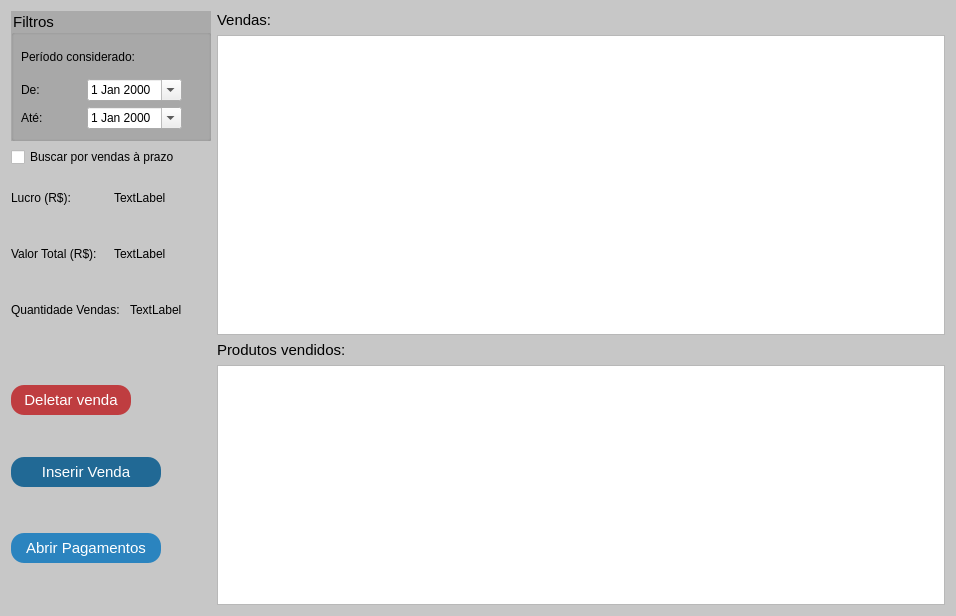
<?xml version="1.0" encoding="UTF-8"?>
<ui version="4.0">
 <class>Vendas</class>
 <widget class="QWidget" name="Vendas">
  <property name="geometry">
   <rect>
    <x>0</x>
    <y>0</y>
    <width>956</width>
    <height>616</height>
   </rect>
  </property>
  <property name="sizePolicy">
   <sizepolicy hsizetype="Fixed" vsizetype="Fixed">
    <horstretch>0</horstretch>
    <verstretch>0</verstretch>
   </sizepolicy>
  </property>
  <property name="minimumSize">
   <size>
    <width>252</width>
    <height>320</height>
   </size>
  </property>
  <property name="maximumSize">
   <size>
    <width>16777215</width>
    <height>16777215</height>
   </size>
  </property>
  <property name="acceptDrops">
   <bool>false</bool>
  </property>
  <property name="windowTitle">
   <string>Vendas - QEstoqueLoja</string>
  </property>
  <property name="styleSheet">
   <string notr="true">

#Vendas{
background-color: rgb(199, 199, 199);

}
QPushButton{
background-color: rgb(43, 132, 191);
color: rgb(255, 255, 255);
font-size: 15px;
border-radius: 13px;

}
QPushButton:disabled{
	
	
	background-color: rgb(154, 153, 150);
}

QPushButton:hover{
	background-color: rgb(13, 92, 161);
}
QPushButton:pressed{
	
color: rgb(255, 255, 255);
	background-color: rgb(153, 193, 241);
font-size: 15px;
border-radius: 13px;
}
QGroupBox{
background-color:rgb(170, 170, 170);
	font: 700 9pt &quot;Segoe UI&quot;;
	font-size: 15px;
}
</string>
  </property>
  <layout class="QGridLayout" name="gridLayout">
   <item row="2" column="0">
    <layout class="QVBoxLayout" name="verticalLayout_3">
     <item>
      <layout class="QHBoxLayout" name="horizontalLayout">
       <item>
        <widget class="QLabel" name="label">
         <property name="styleSheet">
          <string notr="true">font: 700 9pt &quot;Segoe UI&quot;;</string>
         </property>
         <property name="text">
          <string>Lucro (R$):</string>
         </property>
        </widget>
       </item>
       <item>
        <widget class="QLabel" name="Lbl_Lucro">
         <property name="text">
          <string>TextLabel</string>
         </property>
        </widget>
       </item>
      </layout>
     </item>
     <item>
      <layout class="QHBoxLayout" name="horizontalLayout_2">
       <item>
        <widget class="QLabel" name="label_2">
         <property name="styleSheet">
          <string notr="true">font: 700 9pt &quot;Segoe UI&quot;;</string>
         </property>
         <property name="text">
          <string>Valor Total (R$):</string>
         </property>
        </widget>
       </item>
       <item>
        <widget class="QLabel" name="Lbl_Total">
         <property name="text">
          <string>TextLabel</string>
         </property>
        </widget>
       </item>
      </layout>
     </item>
     <item>
      <layout class="QHBoxLayout" name="horizontalLayout_3">
       <item>
        <widget class="QLabel" name="label_5">
         <property name="styleSheet">
          <string notr="true">font: 700 9pt &quot;Segoe UI&quot;;</string>
         </property>
         <property name="text">
          <string>Quantidade Vendas: </string>
         </property>
        </widget>
       </item>
       <item>
        <widget class="QLabel" name="Lbl_Quantidade">
         <property name="text">
          <string>TextLabel</string>
         </property>
        </widget>
       </item>
      </layout>
     </item>
    </layout>
   </item>
   <item row="3" column="0">
    <layout class="QVBoxLayout" name="verticalLayout_5">
     <item>
      <widget class="QPushButton" name="Btn_DeletarVenda">
       <property name="sizePolicy">
        <sizepolicy hsizetype="Fixed" vsizetype="Fixed">
         <horstretch>0</horstretch>
         <verstretch>0</verstretch>
        </sizepolicy>
       </property>
       <property name="minimumSize">
        <size>
         <width>120</width>
         <height>30</height>
        </size>
       </property>
       <property name="maximumSize">
        <size>
         <width>120</width>
         <height>22</height>
        </size>
       </property>
       <property name="styleSheet">
        <string notr="true">#Btn_DeletarVenda{
background-color:rgb(191, 61, 64);
}
#Btn_DeletarVenda:hover{
background-color: rgb(139, 44, 47);
}
#Btn_DeletarVenda:pressed{
background-color:rgb(255, 96, 99)

}</string>
       </property>
       <property name="text">
        <string>Deletar venda</string>
       </property>
       <property name="icon">
        <iconset resource="Imagens/recursosImg.qrc">
         <normaloff>:/QEstoqueLOja/amarok-cart-remove.svg</normaloff>:/QEstoqueLOja/amarok-cart-remove.svg</iconset>
       </property>
       <property name="iconSize">
        <size>
         <width>20</width>
         <height>20</height>
        </size>
       </property>
      </widget>
     </item>
     <item>
      <widget class="QPushButton" name="Btn_InserirVenda">
       <property name="sizePolicy">
        <sizepolicy hsizetype="Fixed" vsizetype="Fixed">
         <horstretch>0</horstretch>
         <verstretch>0</verstretch>
        </sizepolicy>
       </property>
       <property name="minimumSize">
        <size>
         <width>150</width>
         <height>30</height>
        </size>
       </property>
       <property name="maximumSize">
        <size>
         <width>150</width>
         <height>30</height>
        </size>
       </property>
       <property name="styleSheet">
        <string notr="true">#Btn_InserirVenda{
background-color: rgb(33, 105, 149);
}
#Btn_InserirVenda:hover{
background-color:rgb(03,75,119);
}
#Btn_InserirVenda:pressed{

	background-color: rgb(153, 193, 241);

}</string>
       </property>
       <property name="text">
        <string>Inserir Venda</string>
       </property>
       <property name="icon">
        <iconset resource="Imagens/recursosImg.qrc">
         <normaloff>:/QEstoqueLOja/add-product.svg</normaloff>:/QEstoqueLOja/add-product.svg</iconset>
       </property>
       <property name="iconSize">
        <size>
         <width>25</width>
         <height>25</height>
        </size>
       </property>
      </widget>
     </item>
     <item>
      <widget class="QPushButton" name="Btn_AbrirPag">
       <property name="sizePolicy">
        <sizepolicy hsizetype="Fixed" vsizetype="Fixed">
         <horstretch>0</horstretch>
         <verstretch>0</verstretch>
        </sizepolicy>
       </property>
       <property name="minimumSize">
        <size>
         <width>150</width>
         <height>30</height>
        </size>
       </property>
       <property name="maximumSize">
        <size>
         <width>150</width>
         <height>30</height>
        </size>
       </property>
       <property name="toolTip">
        <string>Somente em Vendas a Prazo</string>
       </property>
       <property name="text">
        <string>Abrir Pagamentos</string>
       </property>
      </widget>
     </item>
    </layout>
   </item>
   <item row="3" column="1">
    <layout class="QVBoxLayout" name="verticalLayout_4">
     <item>
      <widget class="QLabel" name="label_4">
       <property name="styleSheet">
        <string notr="true">font-size: 15px;
font: 700 9pt &quot;Segoe UI&quot;;</string>
       </property>
       <property name="text">
        <string>Produtos vendidos:</string>
       </property>
      </widget>
     </item>
     <item>
      <widget class="QTableView" name="Tview_ProdutosVendidos">
       <property name="contextMenuPolicy">
        <enum>Qt::ContextMenuPolicy::CustomContextMenu</enum>
       </property>
       <property name="alternatingRowColors">
        <bool>true</bool>
       </property>
       <property name="selectionMode">
        <enum>QAbstractItemView::SelectionMode::SingleSelection</enum>
       </property>
       <property name="selectionBehavior">
        <enum>QAbstractItemView::SelectionBehavior::SelectRows</enum>
       </property>
       <attribute name="horizontalHeaderCascadingSectionResizes">
        <bool>false</bool>
       </attribute>
       <attribute name="horizontalHeaderDefaultSectionSize">
        <number>50</number>
       </attribute>
       <attribute name="horizontalHeaderShowSortIndicator" stdset="0">
        <bool>false</bool>
       </attribute>
       <attribute name="horizontalHeaderStretchLastSection">
        <bool>true</bool>
       </attribute>
       <attribute name="verticalHeaderVisible">
        <bool>false</bool>
       </attribute>
      </widget>
     </item>
    </layout>
   </item>
   <item row="0" column="0">
    <widget class="QGroupBox" name="groupBox">
     <property name="sizePolicy">
      <sizepolicy hsizetype="Fixed" vsizetype="Fixed">
       <horstretch>0</horstretch>
       <verstretch>0</verstretch>
      </sizepolicy>
     </property>
     <property name="minimumSize">
      <size>
       <width>200</width>
       <height>130</height>
      </size>
     </property>
     <property name="maximumSize">
      <size>
       <width>200</width>
       <height>130</height>
      </size>
     </property>
     <property name="title">
      <string>Filtros</string>
     </property>
     <widget class="QWidget" name="layoutWidget">
      <property name="geometry">
       <rect>
        <x>10</x>
        <y>30</y>
        <width>161</width>
        <height>88</height>
       </rect>
      </property>
      <layout class="QVBoxLayout" name="verticalLayout">
       <item>
        <widget class="QLabel" name="label_8">
         <property name="text">
          <string>Período considerado:</string>
         </property>
        </widget>
       </item>
       <item>
        <layout class="QHBoxLayout" name="horizontalLayout_4">
         <item>
          <widget class="QLabel" name="label_6">
           <property name="text">
            <string>De:</string>
           </property>
          </widget>
         </item>
         <item>
          <widget class="QDateEdit" name="DateEdt_De">
           <property name="calendarPopup">
            <bool>true</bool>
           </property>
          </widget>
         </item>
        </layout>
       </item>
       <item>
        <layout class="QHBoxLayout" name="horizontalLayout_5">
         <item>
          <widget class="QLabel" name="label_7">
           <property name="text">
            <string>Até:</string>
           </property>
          </widget>
         </item>
         <item>
          <widget class="QDateEdit" name="DateEdt_Ate">
           <property name="calendarPopup">
            <bool>true</bool>
           </property>
          </widget>
         </item>
        </layout>
       </item>
      </layout>
     </widget>
    </widget>
   </item>
   <item row="0" column="1" rowspan="3">
    <layout class="QVBoxLayout" name="verticalLayout_2">
     <item>
      <widget class="QLabel" name="label_3">
       <property name="styleSheet">
        <string notr="true">font-size: 15px;
font: 700 9pt &quot;Segoe UI&quot;;</string>
       </property>
       <property name="text">
        <string>Vendas:</string>
       </property>
      </widget>
     </item>
     <item>
      <widget class="QTableView" name="Tview_Vendas2">
       <property name="minimumSize">
        <size>
         <width>0</width>
         <height>300</height>
        </size>
       </property>
       <property name="contextMenuPolicy">
        <enum>Qt::ContextMenuPolicy::CustomContextMenu</enum>
       </property>
       <property name="inputMethodHints">
        <set>Qt::InputMethodHint::ImhNone</set>
       </property>
       <property name="alternatingRowColors">
        <bool>true</bool>
       </property>
       <property name="selectionMode">
        <enum>QAbstractItemView::SelectionMode::SingleSelection</enum>
       </property>
       <property name="selectionBehavior">
        <enum>QAbstractItemView::SelectionBehavior::SelectRows</enum>
       </property>
       <attribute name="horizontalHeaderDefaultSectionSize">
        <number>50</number>
       </attribute>
       <attribute name="horizontalHeaderStretchLastSection">
        <bool>true</bool>
       </attribute>
       <attribute name="verticalHeaderVisible">
        <bool>false</bool>
       </attribute>
      </widget>
     </item>
    </layout>
   </item>
   <item row="1" column="0">
    <widget class="QCheckBox" name="cb_BuscaVendasPrazo">
     <property name="text">
      <string>Buscar por vendas à prazo</string>
     </property>
    </widget>
   </item>
  </layout>
 </widget>
 <resources>
  <include location="Imagens/recursosImg.qrc"/>
 </resources>
 <connections/>
</ui>
